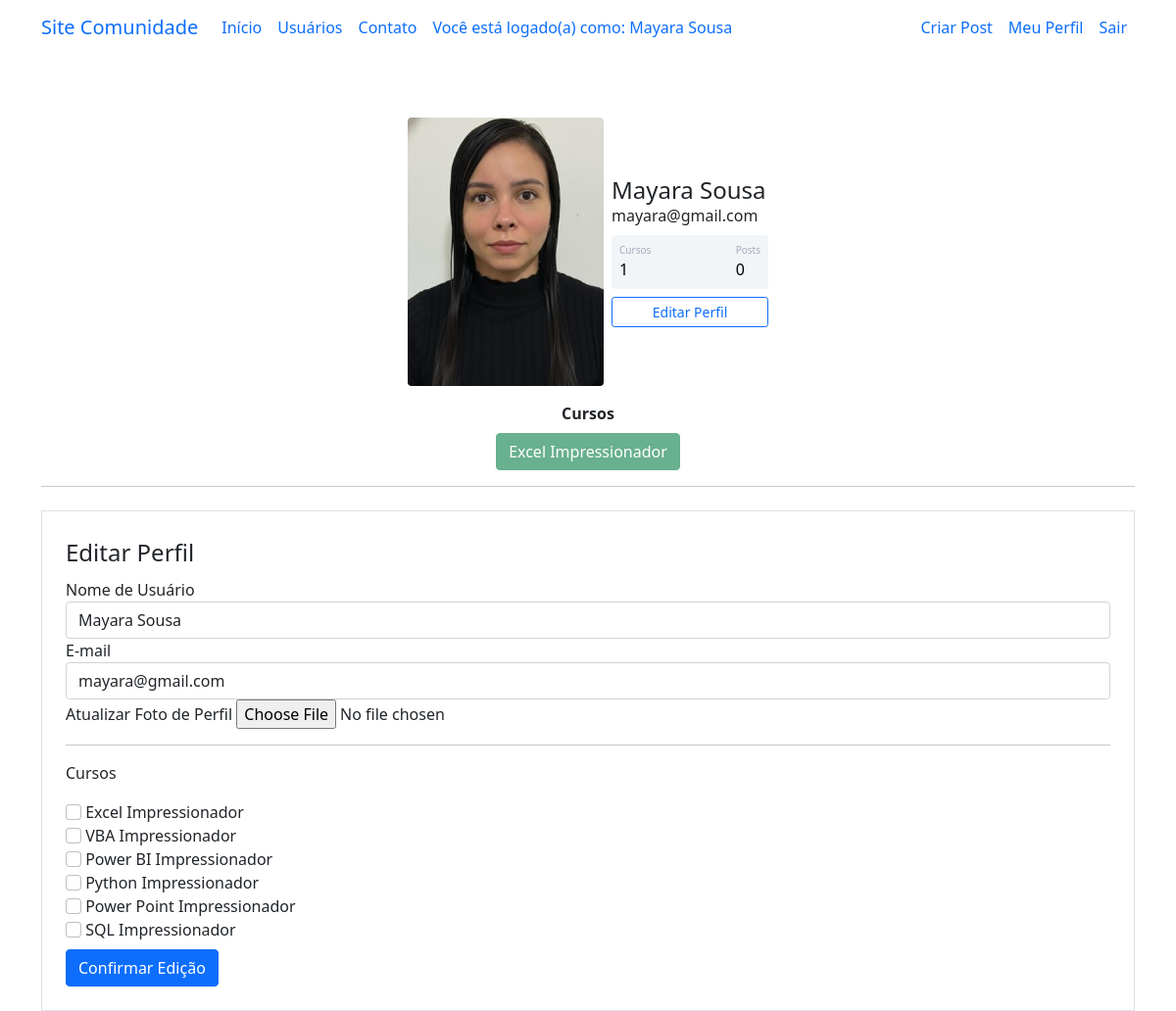
/perfil/editar (signed in), run on the app's committed database.
### comunidadeimpressionadora/models.py (models this page shows)
class Usuario(database.Model, UserMixin):
    id = database.Column(database.Integer, primary_key=True)
    username = database.Column(database.String, nullable=False)
    email = database.Column(database.String, nullable=False, unique=True)
    senha = database.Column(database.String, nullable=False)
    foto_perfil = database.Column(database.String, default='default.jpg')
    posts = database.relationship('Post', backref='autor', lazy=True) #o parâmetro lazy tras todas as info do autor
    cursos = database.Column(database.String, nullable=False, default="Não Informado")

### comunidadeimpressionadora/routes.py (the view)
@app.route('/perfil/editar', methods=['GET', 'POST'])
@login_required
def editar_perfil():
    form = FormEditarPerfil()
    if form.validate_on_submit():
        current_user.email = form.email.data
        current_user.username = form.username.data
        if form.foto_perfil.data:
            nome_imagem = salvar_imagem(form.foto_perfil.data)
            current_user.foto_perfil = nome_imagem
        current_user.cursos = atualizar_cursos(form)
        database.session.commit()
        flash('Perfil atualizado com sucesso!', 'alert-success')
        return redirect(url_for('perfil'))
    elif request.method == "GET":
        form.email.data = current_user.email
        form.username.data = current_user.username
    foto_perfil = url_for('static', filename='fotos_perfil/{}'.format(current_user.foto_perfil))
    return render_template('editarperfil.html', foto_perfil=foto_perfil, form=form)

### comunidadeimpressionadora/forms.py (shortened to what this page needs)
class FormEditarPerfil(FlaskForm):
    username = StringField('Nome de Usuário', validators=[DataRequired()])
    email = StringField('E-mail', validators=[DataRequired(), Email()])
    foto_perfil = FileField('Atualizar Foto de Perfil', validators=[FileAllowed(['jpg', 'png', 'jpeg'])])
    curso_excel = BooleanField('Excel Impressionador')
    curso_vba = BooleanField('VBA Impressionador')
    curso_powerbi = BooleanField('Power BI Impressionador')
    curso_python= BooleanField('Python Impressionador')
    curso_ppt = BooleanField('Power Point Impressionador')
    curso_sql = BooleanField('SQL Impressionador')
    botao_submit_editarperfil = SubmitField('Confirmar Edição')

### comunidadeimpressionadora/models.py (called while the page is built)
@login_manager.user_loader
def load_usuario(id_usuario):
    return Usuario.query.get(int(id_usuario))

### comunidadeimpressionadora/templates/editarperfil.html (shortened to what this page needs)
{% extends 'perfil.html' %}
{% block form_editar_perfil %}
<div class="container">
        <hr>
        <div class="row">
            <div class="col">
                <form method="POST" action="" class="border p-4 mt-2" enctype="multipart/form-data">
                    <legend>Editar Perfil</legend>
                    <fieldset>
                        <div class="form-group">
                            {{ form.username.label(class="form-control-label") }}
                            {% if form.username.errors %}
                                {{ form.username(class="form-control is-invalid") }}
                            <div class="invalid-feedback">
                                {% for erro in form.username.errors %}
                                    {{ erro }}
                                {% endfor %}
                            </div>
                            {% else %}
                                {{ form.username(class="form-control") }}
                            {% endif %}
                        </div>
                        <div class="form-group">
                            {{ form.email.label(class="form-control-label") }}
                            {% if form.email.errors %}
                                {{ form.email(class="form-control is-invalid") }}
                            <div class="invalid-feedback">
                                {% for erro in form.email.errors %}
                                    {{ erro }}
                                {% endfor %}
                            </div>
                            {% else %}
                                {{ form.email(class="form-control") }}
                            {% endif %}
                        </div>
                        <div class="form-group">
                            {{ form.foto_perfil.label }}
                            {{ form.foto_perfil(class="form-control-file")}}
                        </div>
                        <hr>
                        <p>Cursos</p>
                        {% for campo in form %}
                            {% if 'curso_' in campo.name %}
                                <div class="form-group">
                                    {{ campo(class="form-check-input") }}
                                    {{ campo.label(class="form-check-label") }}
                                </div>
                            {% endif %}
                        {% endfor %}
                    </fieldset>
                    {{ form.botao_submit_editarperfil(class="btn btn-primary mt-2") }}
                </form>
            </div>
        </div>
    </div>
{% endblock %}

### comunidadeimpressionadora/templates/perfil.html
{% extends 'base.html' %}
{% block body %}
    <div class="container mt-5 d-flex justify-content-center">
        <div class="card p-3">
            <div class="d-flex align-items-center">
                <div class="image pe-2"> <img src="{{ foto_perfil }}" class="rounded" width="200"> </div>
                <div class="ml-3 w-100">
                    <h4 class="mb-0 mt-0">{{ current_user.username }}</h4> <span>{{ current_user.email }}</span>
                    <div class="p-2 mt-2 bg-primary d-flex justify-content-between rounded text-white stats">
                        {% if 'Não Informado' in current_user.cursos %}
                            <div class="d-flex flex-column"> <span class="articles">Cursos</span> <span class="number1">0</span> </div>
                        {% else %}
                            <div class="d-flex flex-column"> <span class="articles">Cursos</span> <span class="number1">{{ current_user.cursos.count(';') + 1 }}</span> </div>
                        {% endif %}
                        <div class="d-flex flex-column"> <span class="rating">Posts</span> <span class="number3">0</span> </div>
                    </div>
                    <div class="button mt-2 d-flex flex-row align-items-center"> <a class='w-100' href="{{ url_for('editar_perfil') }}"><button class="btn btn-sm btn-outline-primary w-100">Editar Perfil</button></a></div>
                </div>
            </div>
        </div>
    </div>
<div class="row justify-content-center">
    <div class="col col-4" style="text-align: center">
        <strong>Cursos</strong><br>
        {% for curso in current_user.cursos.split(';') %}
            <button type="button" class="btn btn-success mt-2" disabled>{{ curso }}</button>
        {% endfor %}
    </div>
</div>
{% block form_editar_perfil %}
{% endblock %}
{% endblock %}

### comunidadeimpressionadora/templates/navbar.html (shortened to what this page needs)
<nav class="navbar navbar-expand-lg bg-body-tertiary">
  <div class="container-fluid container">
    <a class="navbar-brand" href="{{ url_for('home') }}">Site Comunidade</a>
    <div class="collapse navbar-collapse" id="navbarSupportedContent">
      <ul class="navbar-nav me-auto mb-2 mb-lg-0">
        <li class="nav-item">
          <a class="nav-link active" aria-current="page" href="{{ url_for('home') }}">Início</a>
        </li>
        <li class="nav-item">
          <a class="nav-link" href="{{ url_for('usuarios') }}">Usuários</a>
        </li>
        <li class="nav-item">
          <a class="nav-link" href="{{ url_for('contato') }}">Contato</a>
        </li>
        <li class="nav-item">
            <a class="nav-link" href="{{ url_for('perfil') }}">Você está logado(a) como: {{ current_user.username }}</a>
        </li>
      </ul>
      <ul class="d-flex navbar-nav">
        {% if current_user.is_authenticated %}
          <li class="nav-item">
            <a class="nav-link" href="{{ url_for('criar_post') }}">Criar Post</a>
          </li>
          <li class="nav-item">
            <a class="nav-link" href="{{ url_for('perfil') }}">Meu Perfil</a>
          </li>
          <li class="nav-item">
            <a class="nav-link" href="{{ url_for('sair') }}">Sair</a>
          </li>
        {% endif %}
      </ul>
    </div>
  </div>
</nav>

### comunidadeimpressionadora/static/main.css (style rules this page uses)
.card { width: 400px; border: none; border-radius: 10px; background-color: #fff }
.stats { background: #f2f5f8 !important; color: #000 !important }
.articles { font-size: 10px; color: #a1aab9 }
.number1 { font-weight: 500 }
.rating { font-size: 10px; color: #a1aab9 }
.number3 { font-weight: 500 }

### data on the page
Usuario: username "Mayara Sousa", email "mayara@gmail.com", cursos "1", cursos "Excel Impressionador"

### other printed values
{{ campo.label(class="form-check-label") }} "Excel Impressionador" "VBA Impressionador" "Power BI Impressionador" "Python Impressionador" "Power Point Impressionador" "SQL Impressionador"
